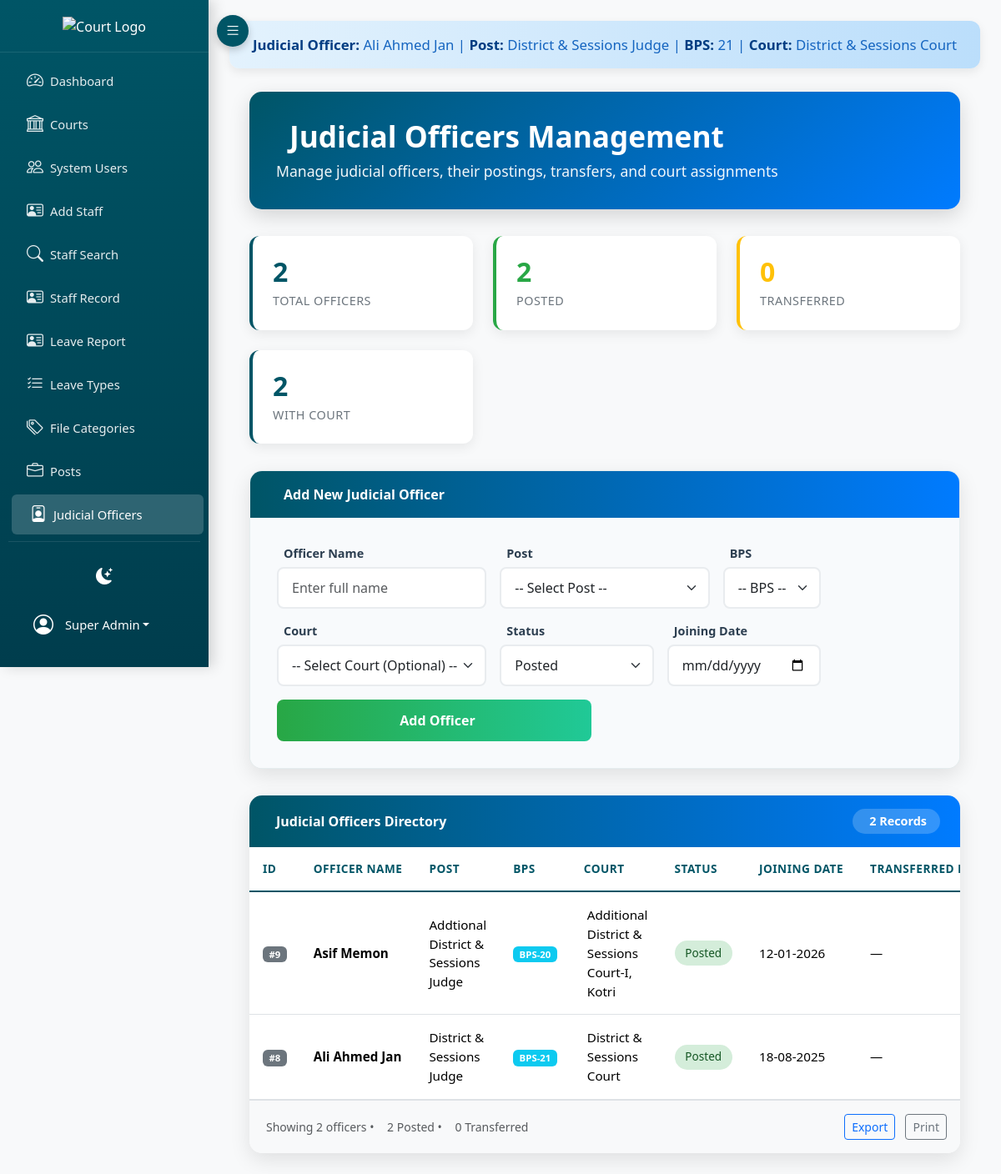
Screenshot of /project_root/index.php?page=judicial_officers (signed in) with the database file from the repository.
### tables this page shows
CREATE TABLE IF NOT EXISTS `judicial_officers` (
  `id` int(11) NOT NULL AUTO_INCREMENT,
  `officer_id` int(11) DEFAULT NULL,
  `post_id` int(11) DEFAULT NULL,
  `name` varchar(255) NOT NULL,
  `post` varchar(255) NOT NULL,
  `bps` varchar(20) NOT NULL,
  `court_id` int(11) DEFAULT NULL,
  `created_at` timestamp NULL DEFAULT CURRENT_TIMESTAMP,
  `status` varchar(50) DEFAULT 'Posted',
  `joining_date` date DEFAULT NULL,
  `transferred_date` date DEFAULT NULL,
  `district_id` int(11) DEFAULT NULL,
  `transferred_district` varchar(255) DEFAULT NULL,
  PRIMARY KEY (`id`),
  KEY `court_id` (`court_id`),
  KEY `fk_district` (`district_id`),
  KEY `fk_post` (`post_id`),
  KEY `fk_officer` (`officer_id`)
);

CREATE TABLE IF NOT EXISTS `courts` (
  `id` int(11) NOT NULL AUTO_INCREMENT,
  `name` varchar(255) NOT NULL,
  `district` varchar(255) DEFAULT NULL,
  `taluka` varchar(255) DEFAULT NULL,
  PRIMARY KEY (`id`)
);

### backend/views/judicial_officers.php (the view, shortened to what this page needs)
<?php
$success = $error = null;
try {
    $officers = $pdo->query("
        SELECT jo.*, c.name AS court_name
        FROM judicial_officers jo
        LEFT JOIN courts c ON jo.court_id = c.id
        ORDER BY jo.id DESC
    ")->fetchAll(PDO::FETCH_ASSOC);
} catch (Exception $e) {
    $officers = [];
    $error = $error ?: ("Failed to load officers: " . htmlspecialchars($e->getMessage()));
}
$stats = [
    'total' => count($officers),
    'posted' => 0,
    'transferred' => 0,
    'with_court' => 0
];
foreach ($officers as $o) {
    if ($o['status'] === 'Posted') $stats['posted']++;
    if (!empty($o['court_id'])) $stats['with_court']++;
}
$editOfficer = null;
include __DIR__ . '/header.php';
?>
<div class="container-fluid mt-4">
    <div class="page-title">
        <h2><i class="fas fa-gavel me-3"></i>Judicial Officers Management</h2>
        <p>Manage judicial officers, their postings, transfers, and court assignments</p>
    </div>
    <div class="stats-grid">
        <div class="stat-card">
            <div class="stat-value"><?= $stats['total'] ?></div>
            <div class="stat-label">Total Officers</div>
        </div>
        <div class="stat-card posted">
            <div class="stat-value"><?= $stats['posted'] ?></div>
            <div class="stat-label">Posted</div>
        </div>
        <div class="stat-card transferred">
            <div class="stat-value"><?= $stats['transferred'] ?></div>
            <div class="stat-label">Transferred</div>
        </div>
        <div class="stat-card">
            <div class="stat-value"><?= $stats['with_court'] ?></div>
            <div class="stat-label">With Court</div>
        </div>
    </div>
    <div class="form-card">
        <div class="form-header">
            <span><?= $editOfficer ? 'Edit Judicial Officer' : 'Add New Judicial Officer' ?></span>
        </div>
        <div class="form-body">
            <form method="post" class="row g-3">
                <div class="col-md-4">
                    <label class="form-label"><i class="fas fa-user-tie"></i> Officer Name</label>
                    <input type="text" name="name" class="form-control" placeholder="Enter full name"
                           value="<?= htmlspecialchars($editOfficer['name'] ?? '') ?>" required>
                </div>
                <div class="col-md-4">
                    <label class="form-label"><i class="fas fa-briefcase"></i> Post</label>
                    <select name="post" class="form-select" required>
                        <option value="">-- Select Post --</option>
                    </select>
                </div>
                <div class="col-md-2">
                    <label class="form-label"><i class="fas fa-layer-group"></i> BPS</label>
                    <select name="bps" class="form-select" required>
                        <option value="">-- BPS --</option>
                    </select>
                </div>
                <div class="col-md-4">
                    <label class="form-label"><i class="fas fa-building"></i> Court</label>
                    <select name="court_id" class="form-select">
                        <option value="">-- Select Court (Optional) --</option>
                    </select>
                </div>
                <div class="col-md-3">
                    <label class="form-label"><i class="fas fa-info-circle"></i> Status</label>
                    <select name="status" id="status" class="form-select" required>
                        <?php $st = $editOfficer['status'] ?? 'Posted'; ?>
                        <option value="Posted" <?= ($st === 'Posted') ? 'selected' : '' ?>>Posted</option>
                    </select>
                </div>
                <div class="col-md-3">
                    <label class="form-label"><i class="fas fa-calendar-plus"></i> Joining Date</label>
                    <input type="date" name="joining_date" class="form-control"
                           value="<?= htmlspecialchars($editOfficer['joining_date'] ?? '') ?>"
                           placeholder="Joining Date">
                </div>
                <div class="col-md-6 d-flex align-items-end">
                    <div class="row w-100 g-2">
                        <div class="col">
                            <button type="submit" class="btn <?= $editOfficer ? 'btn-update' : 'btn-submit' ?>">
                                <?= $editOfficer ? 'Update Officer' : 'Add Officer' ?>
                            </button>
                        </div>
                    </div>
                </div>
            </form>
        </div>
    </div>
    <div class="table-container">
        <div class="table-header">
            <span>
                Judicial Officers Directory
            </span>
            <span class="badge">
                <?= count($officers) ?> Records
            </span>
        </div>
        <div class="table-responsive">
            <table class="table table-hover align-middle">
                <thead>
                    <tr>
                        <th>ID</th>
                        <th>Officer Name</th>
                        <th>Post</th>
                        <th>BPS</th>
                        <th>Court</th>
                        <th>Status</th>
                        <th>Joining Date</th>
                        <th>Transferred Date</th>
                    </tr>
                </thead>
                <tbody>
                    <?php if (empty($officers)): ?>
                        <tr>
                            <td colspan="11" class="text-center py-5">
                                <i class="fas fa-user-slash fa-4x text-muted mb-3"></i>
                                <h5 class="text-muted">No Judicial Officers Found</h5>
                                <p class="text-muted">Add your first judicial officer using the form above.</p>
                            </td>
                        </tr>
                    <?php else: ?>
                        <?php foreach ($officers as $o): ?>
                            <tr>
                                <td><span class="badge bg-secondary">#<?= (int)$o['id'] ?></span></td>
                                <td>
                                    <strong><?= htmlspecialchars($o['name'] ?? '') ?></strong>
                                </td>
                                <td><?= htmlspecialchars($o['post'] ?? '') ?></td>
                                <td><span class="badge bg-info">BPS-<?= htmlspecialchars($o['bps'] ?? '') ?></span></td>
                                <td>
                                    <?php if (!empty($o['court_name'])): ?>
                                        <span class="d-flex align-items-center gap-1">
                                            <?= htmlspecialchars($o['court_name']) ?>
                                        </span>
                                    <?php else: ?>
                                        <span class="text-muted">—</span>
                                    <?php endif; ?>
                                </td>
                                <td>
                                    <span class="status-badge <?= $o['status'] === 'Posted' ? 'status-posted' : 'status-transferred' ?>">
                                        <?= htmlspecialchars($o['status'] ?? 'Posted') ?>
                                    </span>
                                </td>
                                <td><?= !empty($o['joining_date']) ? date('d-m-Y', strtotime($o['joining_date'])) : '—' ?></td>
                                <td><?= !empty($o['transferred_date']) ? date('d-m-Y', strtotime($o['transferred_date'])) : '—' ?></td>
                            </tr>
                        <?php endforeach; ?>
                    <?php endif; ?>
                </tbody>
            </table>
        </div>
        <?php if (!empty($officers)): ?>
        <div class="p-3 bg-light border-top d-flex justify-content-between align-items-center">
            <div class="text-muted small">
                Showing <?= count($officers) ?> officers •
                <i class="fas fa-check-circle ms-2 me-1 text-success"></i><?= $stats['posted'] ?> Posted •
                <i class="fas fa-exchange-alt ms-2 me-1 text-warning"></i><?= $stats['transferred'] ?> Transferred
            </div>
            <div>
                <button class="btn btn-sm btn-outline-primary" onclick="exportToExcel()">
                    <i class="fas fa-file-excel"></i> Export
                </button>
                <button class="btn btn-sm btn-outline-secondary ms-2" onclick="window.print()">
                    <i class="fas fa-print"></i> Print
                </button>
            </div>
        </div>
        <?php endif; ?>
    </div>
</div>
<?php include __DIR__ . '/footer.php'; ?>

### backend/views/header.php (shortened to what this page needs)
<?php if (!isset($_SESSION)) session_start();
$user = $_SESSION['user'] ?? null;
$isAdmin = $user && (($user['role'] ?? '') === 'admin');
$judicialInfo = null;
if ($isAdmin && isset($pdo)) {
    try {
        $stmt = $pdo->prepare("
            SELECT jo.name AS officer_name,
                   jo.post AS officer_post,
                   jo.bps AS officer_bps,
                   c.name AS court_name
            FROM judicial_officers jo
            LEFT JOIN courts c ON c.id = jo.court_id
            WHERE jo.post = 'District & Sessions Judge'
              AND jo.status = 'Posted'
            LIMIT 1
        ");
        $stmt->execute();
        $judicialInfo = $stmt->fetch(PDO::FETCH_ASSOC);
    } catch (Throwable $e) {
    }
}
$currentPage = $_GET['page'] ?? 'dashboard';
?>
<!DOCTYPE html>
<html lang="en" data-bs-theme="light">
<head>
    <link href="https://cdn.jsdelivr.net/npm/bootstrap@5.3.2/dist/css/bootstrap.min.css" rel="stylesheet">
    <link href="https://cdn.jsdelivr.net/npm/bootstrap-icons@1.11.3/font/bootstrap-icons.min.css" rel="stylesheet">
</head>
<body>
<div class="sidebar" id="sidebar">
    <div class="logo">
        <img src="../assets/images/DC-LOGO.png" alt="Court Logo">
    </div>
    <div class="menu-scroll">
        <nav class="nav flex-column">
            <a href="?page=dashboard" class="nav-link <?= $currentPage === 'dashboard' ? 'active' : '' ?>">
                <i class="bi bi-speedometer2"></i>
                <span class="nav-text">Dashboard</span>
            </a>
            <?php if ($isAdmin): ?>
            <a href="?page=courts" class="nav-link <?= in_array($currentPage, ['courts']) ? 'active' : '' ?>">
                <i class="bi bi-bank"></i>
                <span class="nav-text">Courts</span>
            </a>
            <a href="?page=employees" class="nav-link <?= in_array($currentPage, ['employees']) ? 'active' : '' ?>">
                <i class="bi bi-people"></i>
                <span class="nav-text">System Users</span>
            </a>
            <a href="?page=employee_details" class="nav-link <?= in_array($currentPage, ['employee_details']) ? 'active' : '' ?>">
                <i class="bi bi-person-vcard"></i>
                <span class="nav-text">Add Staff</span>
            </a>
            <a href="?page=employee_search" class="nav-link <?= in_array($currentPage, ['employee_search', 'employee_profile']) ? 'active' : '' ?>">
                <i class="bi bi-search"></i>
                <span class="nav-text">Staff Search</span>
            </a>
            <a href="?page=files" class="nav-link <?= in_array($currentPage, ['files']) ? 'active' : '' ?>">
                <i class="bi bi-person-vcard"></i>
                <span class="nav-text">Staff Record</span>
            </a>
            <a href="?page=casual_leave_report" class="nav-link <?= in_array($currentPage, ['casual_leave_report']) ? 'active' : '' ?>">
                <i class="bi bi-person-vcard"></i>
                <span class="nav-text">Leave Report </span>
            </a>
            <a href="?page=leave_types" class="nav-link <?= in_array($currentPage, ['leave_types']) ? 'active' : '' ?>">
                <i class="bi bi-list-check"></i>
                <span class="nav-text">Leave Types</span>
            </a>
            <a href="?page=file_categories" class="nav-link <?= in_array($currentPage, ['file_categories']) ? 'active' : '' ?>">
                <i class="bi bi-tags"></i>
                <span class="nav-text">File Categories</span>
            </a>
            <a href="?page=posts" class="nav-link <?= in_array($currentPage, ['posts']) ? 'active' : '' ?>">
                <i class="bi bi-briefcase"></i>
                <span class="nav-text">Posts</span>
            </a>
            <a href="?page=judicial_officers" class="nav-link <?= in_array($currentPage, ['judicial_officers']) ? 'active' : '' ?>">
                <i class="bi bi-person-badge"></i>
                <span class="nav-text">Judicial Officers</span>
            </a>
            <?php endif; ?>
        </nav>
    </div>
    <div class="user-section">
        <div class="dark-toggle" id="darkToggle" title="Toggle Dark Mode">
            <i class="bi bi-moon-stars-fill" id="darkIcon"></i>
        </div>
        <div class="dropdown">
            <a class="nav-link dropdown-toggle text-white d-flex align-items-center px-0" href="#" role="button" data-bs-toggle="dropdown">
                <i class="bi bi-person-circle fs-4 me-2"></i>
                <span class="nav-text"><?= htmlspecialchars($user['name'] ?? 'User') ?></span>
            </a>
        </div>
    </div>
</div>
<button class="toggle-btn" id="toggleBtn">
    <i class="bi bi-list"></i>
</button>
<div class="main-content" id="mainContent">
    <?php if ($isAdmin && $judicialInfo): ?>
    <div class="judicial-bar">
        <strong>Judicial Officer:</strong> <?= htmlspecialchars($judicialInfo['officer_name']) ?> |
        <strong>Post:</strong> <?= htmlspecialchars($judicialInfo['officer_post']) ?> |
        <strong>BPS:</strong> <?= htmlspecialchars($judicialInfo['officer_bps']) ?> |
        <strong>Court:</strong> <?= htmlspecialchars($judicialInfo['court_name'] ?? 'District & Sessions Court Jamshoro') ?>
    </div>
    <?php endif; ?>
    <div class="container-fluid">

### rows the page displays
judicial_officers: name "Ali Ahmed Jan", post "District & Sessions Judge", bps "21", court.name "District & Sessions Court", id "8", status "Posted", joining_date "18-08-2025"
judicial_officers: id "9", name "Asif Memon", post "Addtional District & Sessions Judge", bps "20", court.name "Additional District & Sessions Court-I, Kotri", status "Posted", joining_date "12-01-2026"

### other values shown
$user['name'] "Super Admin"
$stats['total'] "2"
$stats['posted'] "2"
$stats['transferred'] "0"
$stats['with_court'] "2"
count($officers) "2"
